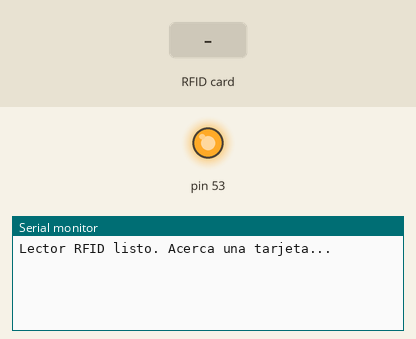
This sketch was run on a simulated Arduino Mega 2560, built with avr-gcc and run on an emulated ATmega2560. Shown: output pins drawn as LEDs (lit = HIGH), the last lines printed to the serial monitor. The test bench sets the inputs (shaded band).

Above: at 1.2 s.
1.3 s: RFID card A9 2A 73 41 held to the reader
At 2.5 s:
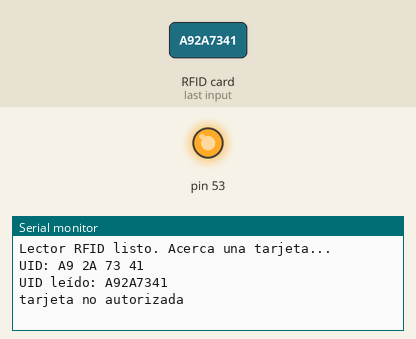
2.8 s: RFID card 59 3D 87 47 held to the reader
At 4.0 s:
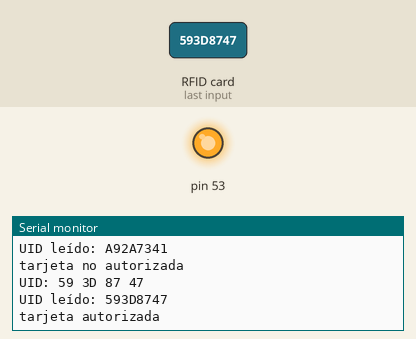
4.3 s: RFID card 5E 7A 19 C4 held to the reader
At 5.6 s:
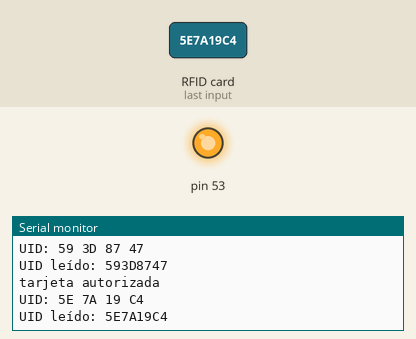

The sketch:

prueba13_RFID.ino
```cpp
#include <SPI.h>
#include <MFRC522.h>

#define SS_PIN 5    // SDA en el RC522
#define RST_PIN 22  // RST en el RC522

MFRC522 mfrc522(SS_PIN, RST_PIN); // Crear el objeto del lector

void setup() {
  Serial.begin(115200);
  SPI.begin();        // Iniciar bus SPI
  mfrc522.PCD_Init(); // Iniciar RC522
  Serial.println("Lector RFID listo. Acerca una tarjeta...");
}

void loop() {
  // Ver si hay nueva tarjeta
  if (!mfrc522.PICC_IsNewCardPresent()) {
    return;
  }
  // Ver si se puede leer
  if (!mfrc522.PICC_ReadCardSerial()) {
    return;
  }

  // Mostrar UID
  Serial.print("UID: ");
  for (byte i = 0; i < mfrc522.uid.size; i++) {
    Serial.print(mfrc522.uid.uidByte[i], HEX);
    Serial.print(" ");
  }
  Serial.println();

  String uid = getUID();
  Serial.print("UID leído: ");
  Serial.println(uid);

  if(uid == "A92A7341") {
    Serial.println("tarjeta no autorizada");
  } else if (uid == "593D8747") {
    Serial.println("tarjeta autorizada");
  }
}


String getUID() {
  String uidString = "";
  for (byte i = 0; i < mfrc522.uid.size; i++) {
    uidString += String(mfrc522.uid.uidByte[i], HEX); // lo convierte a HEX
  }
  uidString.toUpperCase(); // opcional, para que siempre sea en mayúsculas
  return uidString;
}
```

Measured:
- after the input at 1.3 s, the serial monitor: prints a new line at once (image 1)
- after the input at 2.8 s, the serial monitor: prints a new line at once (image 2)
- after the input at 4.3 s, the serial monitor: prints a new line at once (image 3)
